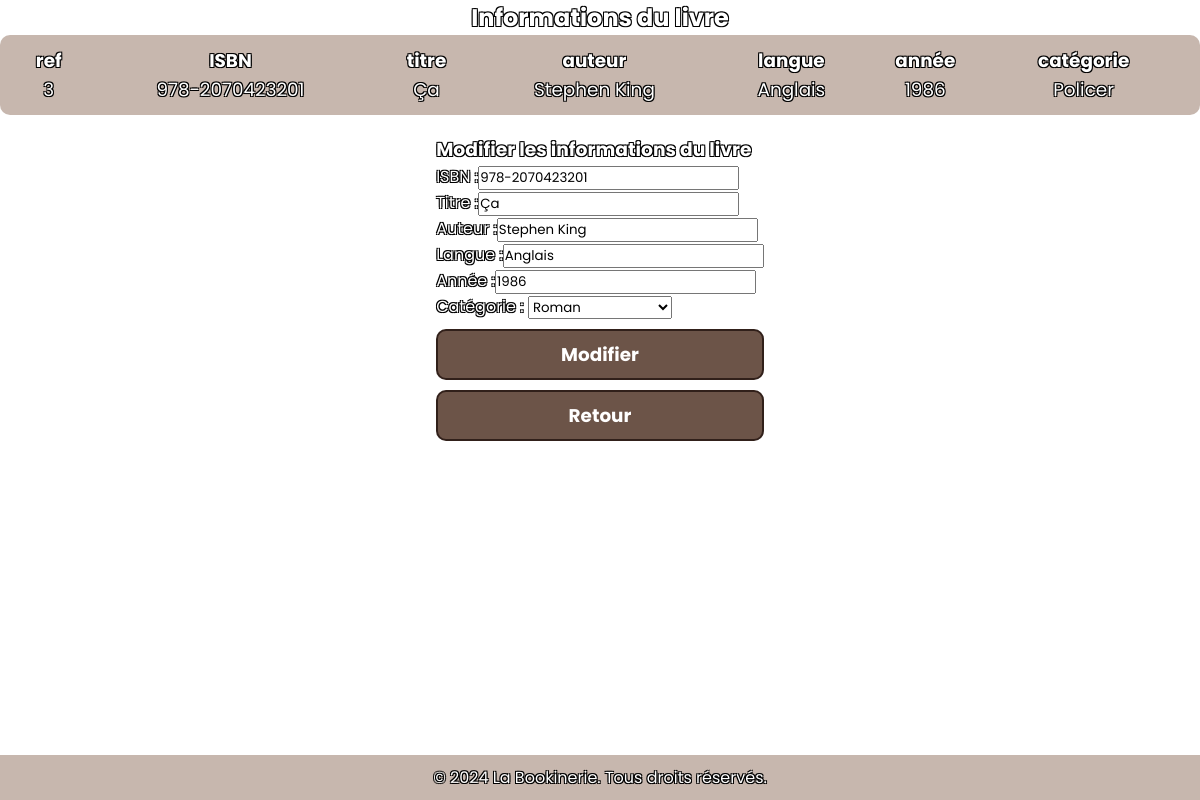
Page /MenuAdmin/gestionLivres/modifierLivres.php?ref=3 on the committed database.
### tables this page shows
CREATE TABLE `livre` (
  `ref` int(11) NOT NULL,
  `iban` varchar(255) DEFAULT NULL,
  `titre` varchar(255) DEFAULT NULL,
  `auteur` varchar(255) DEFAULT NULL,
  `langue` varchar(255) DEFAULT NULL,
  `annee` int(11) DEFAULT NULL,
  `id_cat` int(11) NOT NULL,
  `lien_image` varchar(1000) DEFAULT NULL,
  `description` varchar(1000) DEFAULT NULL
);

CREATE TABLE `categorie` (
  `id` int(11) NOT NULL,
  `libelle` varchar(255) DEFAULT NULL
);

### MenuAdmin/gestionLivres/modifierLivres.php (the view, shortened to what this page needs)
<!DOCTYPE html>
<html lang="fr">
<head>
    <link rel="stylesheet" href="../../style.css">
</head>
<body>
<?php
include '../../bddacces.php';
if(isset($_GET['ref'])) {
    $ref = $_GET['ref'];
    $info_query = "SELECT * FROM livre INNER JOIN categorie ON id_cat = id WHERE ref = $ref";
    $info_result = $connexion->query($info_query);
    echo "<h2>Informations du livre</h2>";
    echo "<table>";
    echo "<tr><th>ref</th><th>ISBN</th><th>titre</th><th>auteur</th><th>langue</th><th>année</th><th>catégorie</th></tr>";
    while ($row = $info_result->fetch()) {
        echo "<tr><td>" . $row['ref'] . "</td><td>" . $row['iban'] . "</td><td>" . $row['titre'] . "</td><td>" . $row['auteur'] . "</td><td>" . $row['langue'] . "</td><td>" . $row['annee'] . "</td><td>" . $row['libelle'] . "</td></tr>";
    echo "</table>";
    echo "<main>";
    echo "<h3>Modifier les informations du livre</h3>";
    echo "<form action='modifierLivres.php' method='post'>";
    echo "<label for='iban'>ISBN :</label>";
    echo "<input type='text' id='iban' name='iban' value='" . $row['iban'] . "'><br>";
    echo "<label for='titre'>Titre :</label>";
    echo "<input type='text' id='titre' name='titre' value='" . $row['titre'] . "'><br>";
    echo "<label for='auteur'>Auteur :</label>";
    echo "<input type='text' id='auteur' name='auteur' value='" . $row['auteur'] . "'><br>";
    echo "<label for='langue'>Langue :</label>";
    echo "<input type='text' id='langue' name='langue' value='" . $row['langue'] . "'><br>";
    echo "<label for='annee'>Année :</label>";
    echo "<input type='text' id='annee' name='annee' value='" . $row['annee'] . "'><br>";
    echo "<label for='id_cat'>Catégorie :</label>";
    ?>
                <select id="cat" name="cat">
                <?php
            include '../../bddacces.php';
            $categories_query = "SELECT id, libelle FROM categorie ORDER BY id";
            $categories_result = $connexion->query($categories_query);
            while ($row = $categories_result->fetch()) {
                echo "<option value=\"" . $row['id'] . "\">" . $row['libelle'] . "</option>";
            }
            ?>
            </select><br>
    <?php
    echo "<button align='center' class='button-ModifLivres' type='submit'>Modifier</button>";
    echo "</form>";
    echo "<button align='center' style='margin-top: 3%; width: 100%;'><a href='gestionLivres.php'>Retour</a></button>";
    echo "</main>";
    }
}
?>
<footer>
    <p>&copy; 2024 La Bookinerie. Tous droits réservés.</p>
</footer>
</body>
</html>

### style.css (style rules this page uses)
* { margin: 0; padding: 0; box-sizing: border-box; font-family: 'Poppins', sans-serif; }
body { font-family: Arial, sans-serif; height: 100%; background-image: url('images/fond_ecran.jpg'); background-size: cover; background-position: center; background-attachment: fixed; display: flex; flex-direction: column; min-height: 100vh; color: #fff; text-shadow: -1px -1px 0 #000, 1px -1px 0 #000, -1px 1px 0 #000, 1px 1px 0 #000; }
h2 { text-align: center; }
table { align-content: flex-end; padding: 10px 20px; background-color: rgba(143, 112, 94, 0.5); border-radius: 10px; font-size: 115%; }
button { padding: 10px 20px; border: 2px solid rgba(35, 19, 15, 0.8); background-color: rgba(72, 42, 27, 0.8); border-radius: 10px; font-size: 115%; text-decoration: none; color: #fff; font-weight: bold; }
a { text-decoration: none; color: #fff; font-weight: bold; }
main { display: flex; flex-wrap: wrap; justify-content: center; align-items: center; padding: 20px; margin: 0 auto; display: block; }
footer { display: flex; justify-content: center; align-items: center; position: fixed; bottom: 0; left: 0; right: 0; background-color: rgba(143, 112, 94, 0.5); color: #fff; text-align: center; padding: 10px 0; width: 100%; }
tr { text-align: center; }
.button-ModifLivres { display: flex; flex-direction: row; justify-content: center; width: 100%; margin-top: 3%; }

### rows in the picture
livre: ref "3", iban "978-2070423201", titre "Ça", auteur "Stephen King", langue "Anglais", annee "1986", id_cat.libelle "Policer"

### other values in the picture
form field cat "Roman"
